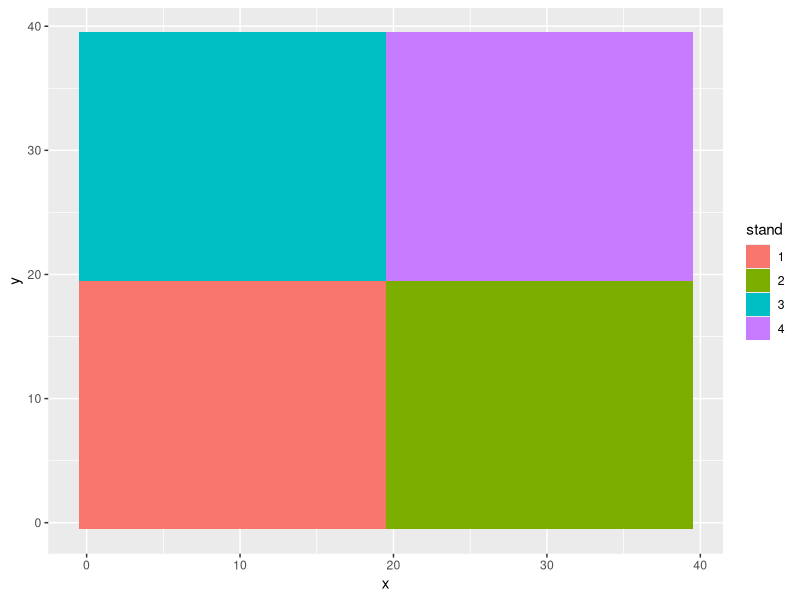
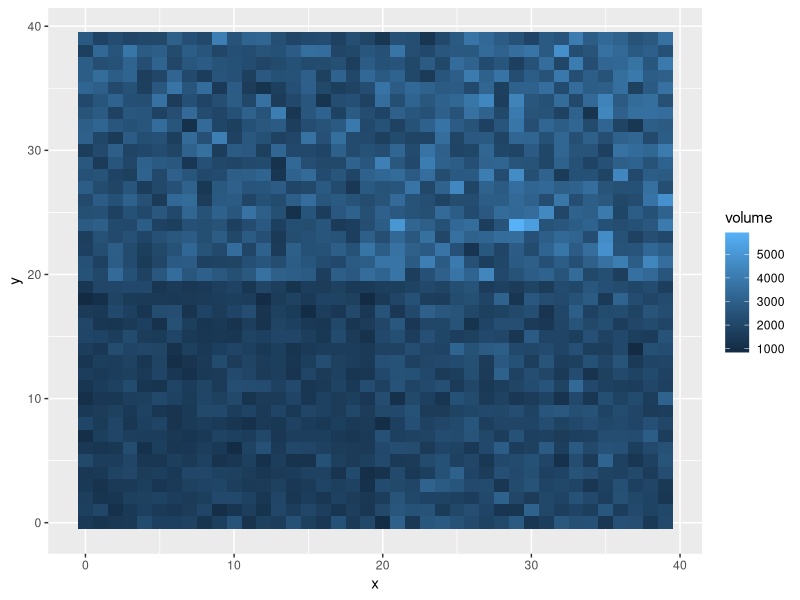
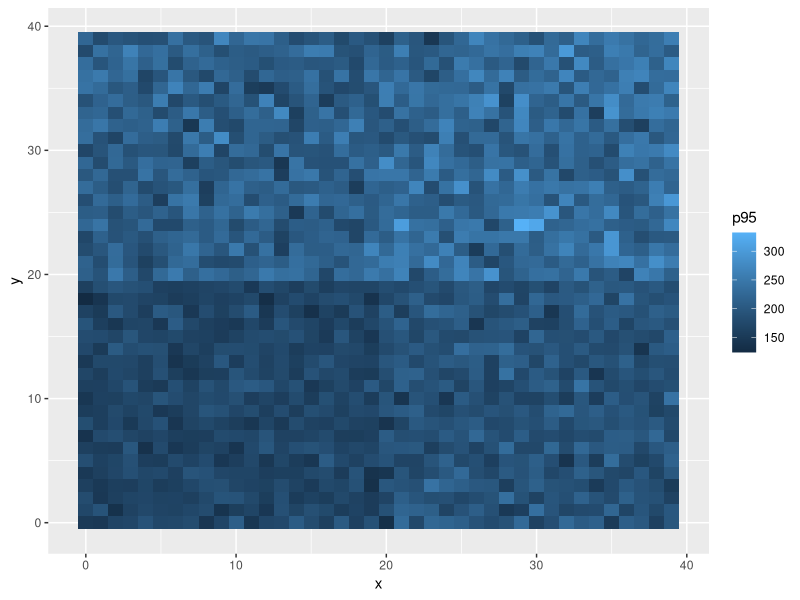
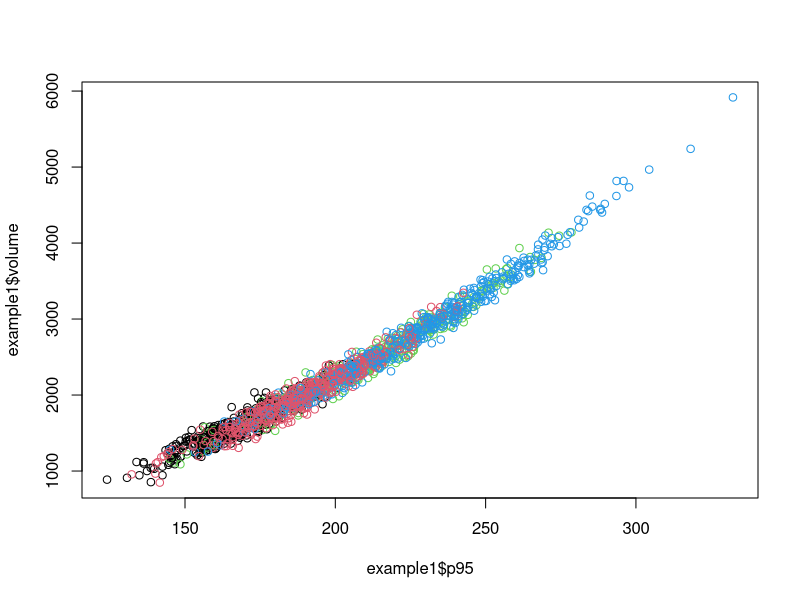
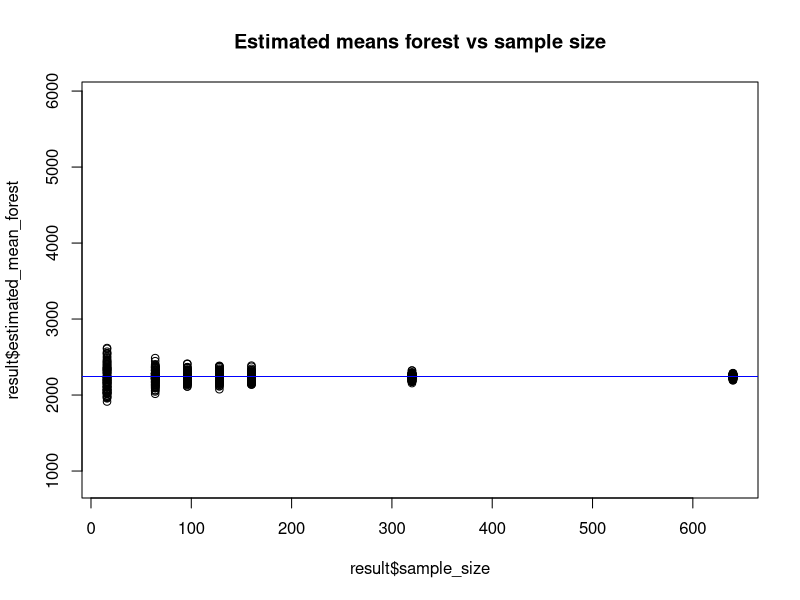
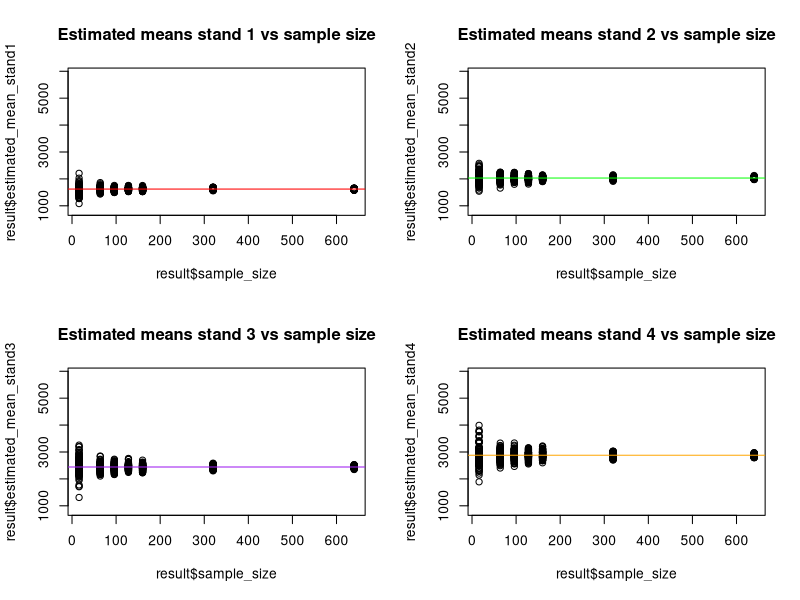
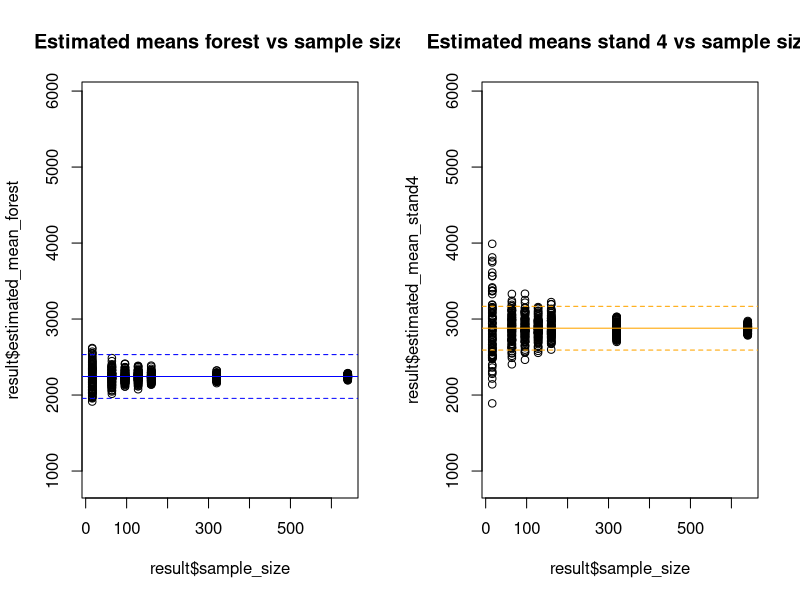
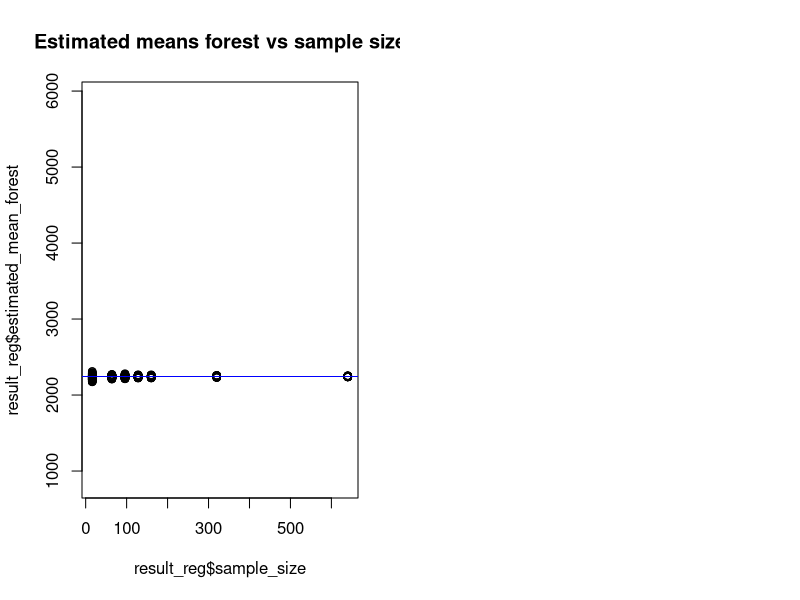

Recreate these plots in R, in order.
## ---- chunk 1
library(ggplot2)
example1 <- read.csv("example1.csv")

#PLACEHOLDER
# paste here



example1$stand <- factor(example1$stand)
ggplot(example1,aes(x=x,y=y,fill=stand)) + geom_tile()
ggplot(example1,aes(x=x,y=y,fill=volume)) + geom_tile()
ggplot(example1,aes(x=x,y=y,fill=p95)) + geom_tile()
plot(example1$p95,example1$volume,col=example1$stand)
## ---- chunk 2
true_mean_forest <- mean(example1$volume)
true_mean_stand1 <- mean(example1$volume[example1$stand==1])
true_mean_stand2 <- mean(example1$volume[example1$stand==2])
true_mean_stand3 <- mean(example1$volume[example1$stand==3])
true_mean_stand4 <- mean(example1$volume[example1$stand==4])
print("True mean")
true_mean_forest
print("True mean stand 1")
true_mean_stand1
print("True mean stand 2")
true_mean_stand2
print("True mean stand 3")
true_mean_stand3
print("True mean stand 4")
true_mean_stand4
range_volume <- range(example1$volume)

## ---- chunk 3
repeats <- 100
sample_sizes <- c(16, 64, 96, 128, 160, 320, 640 )
result <- data.frame(rep=c(),sample_size=c(),
                      estimated_mean_forest=c(),
                      estimated_mean_stand1 = c(),
                      estimated_mean_stand2 = c(),
                      estimated_mean_stand3 = c(),
                      estimated_mean_stand4=c())
cont <- 1
for(i in 1:repeats){
  for(j in sample_sizes){
    # get a sample of the indices of the data
    my_sample<- sample(dim(example1)[1],j,replace = FALSE)
    # subset the forest
    sampled_data <- example1[my_sample,]
    # store the rep and sample size
    result[cont,"rep"]<-i
    result[cont,"sample_size"]<-j
    # calculate the sample means for the forest and each stand
    result[cont,"estimated_mean_forest"]<-mean(sampled_data$volume)
    result[cont,"estimated_mean_stand1"]<-mean(sampled_data$volume[sampled_data$stand==1])
    result[cont,"estimated_mean_stand2"]<-mean(sampled_data$volume[sampled_data$stand==2])
    result[cont,"estimated_mean_stand3"]<-mean(sampled_data$volume[sampled_data$stand==3])
    result[cont,"estimated_mean_stand4"]<-mean(sampled_data$volume[sampled_data$stand==4])
    # pass to next iteration
    cont <- cont+1
  }
}
# Store the pre-calculated true values
result$true_mean_forest<-true_mean_forest
result$true_mean_stand1 <- true_mean_stand1
result$true_mean_stand2 <- true_mean_stand2 
result$true_mean_stand3 <- true_mean_stand3 
result$true_mean_stand4 <- true_mean_stand4

## ---- chunk 4

plot(result$sample_size,result$estimated_mean_forest,ylim=range_volume,
      main="Estimated means forest vs sample size")
abline(true_mean_forest,0,col="blue")
par(mfrow=c(2,2))
plot(result$sample_size,result$estimated_mean_stand1,ylim=range_volume,
      main="Estimated means stand 1 vs sample size")
abline(true_mean_stand1,0,col="red")
plot(result$sample_size,result$estimated_mean_stand2,ylim=range_volume,
      main="Estimated means stand 2 vs sample size")
abline(true_mean_stand2,0,col="green")
plot(result$sample_size,result$estimated_mean_stand3,ylim=range_volume,
      main="Estimated means stand 3 vs sample size")
abline(true_mean_stand3,0,col="purple")
plot(result$sample_size,result$estimated_mean_stand4,ylim=range_volume,
      main="Estimated means stand 4 vs sample size")
abline(true_mean_stand4,0,col="orange")

par(mfrow=c(1,2))
plot(result$sample_size,result$estimated_mean_forest,ylim=range_volume,
     main="Estimated means forest vs sample size")
abline(true_mean_forest,0,col="blue")
abline(true_mean_forest+0.1*true_mean_stand4,0,col="blue",lty=2)
abline(true_mean_forest-0.1*true_mean_stand4,0,col="blue",lty=2)
plot(result$sample_size,result$estimated_mean_stand4,ylim=range_volume,
      main="Estimated means stand 4 vs sample size")
abline(true_mean_stand4,0,col="orange")
abline(true_mean_stand4+0.1*true_mean_stand4,0,col="orange",lty=2)
abline(true_mean_stand4-0.1*true_mean_stand4,0,col="orange",lty=2)

## ---- chunk 5
repeats <- 100
sample_sizes <- c(16, 64, 96, 128, 160, 320, 640 )
result_reg <- data.frame(rep=c(),sample_size=c(),
                      estimated_mean_forest=c(),
                      estimated_mean_stand1 = c(),
                      estimated_mean_stand2 = c(),
                      estimated_mean_stand3 = c(),
                      estimated_mean_stand4=c())
cont <- 1
for(i in 1:repeats){
  for(j in sample_sizes){
    # get a sample of the indices of the data
    my_sample_reg<- sample(dim(example1)[1],j,replace = FALSE)
    # subset the forest and obtain the sample fit using OLS (lm function)
    sampled_data_reg <- example1[my_sample_reg,]
    model_forest <- lm(volume~p95,data = sampled_data_reg)
    # calculate the regression estimator
    media_reg_forest <- mean(predict(model_forest,example1)) + mean(model_forest$residuals)
    
    # now we will create subsamples for stands, obtain subsample fits for the stand and apply 
    # the regression estimator
    stand1 <- sampled_data_reg[sampled_data_reg$stand==1,]
    media_reg_stand1 <- try({
      model_stand1 <- lm(volume~p95, data=stand1)
      mean(predict(model_stand1,example1[example1$stand==1,]))+ mean(model_stand1$residuals)
    })
    if(inherits(media_reg_stand1,"try-error")){
      media_reg_stand1<-NA
    }
    # repeat for stand 2
    stand2 <- sampled_data_reg[sampled_data_reg$stand==2,]
    media_reg_stand2 <- try({
      model_stand2 <- lm(volume~p95, data=stand2)
      mean(predict(model_stand2,example1[example1$stand==2,])) + mean(model_stand2$residuals)
    })
    # bypass very low stand sample size
    if(inherits(media_reg_stand2,"try-error")){
      media_reg_stand2<-NA
    }
    # repeat for stand 3
    stand3 <- sampled_data_reg[sampled_data_reg$stand==3,]
    media_reg_stand3 <- try({
      model_stand3 <- lm(volume~p95, data=stand3)
      mean(predict(model_stand3,example1[example1$stand==3,])) + mean(model_stand3$residuals)
    })
    # bypass very low stand sample size
    if(inherits(media_reg_stand3,"try-error")){
      media_reg_stand3<-NA
    }
    
    # repeat for stand 4
    stand4 <- sampled_data_reg[sampled_data_reg$stand==4,]
    media_reg_stand4 <- try({
      model_stand4 <- lm(volume~p95, data=stand4)
      mean(predict(model_stand4,example1[example1$stand==4,])) + mean(model_stand4$residuals)
    })
    # bypass very low stand sample size
    if(inherits(media_reg_stand4,"try-error")){
      media_reg_stand4<-NA
    }
    
    
    
    stand2 <- sampled_data_reg[sampled_data_reg$stand==2,]
    stand3 <- sampled_data_reg[sampled_data_reg$stand==3,]
    stand4 <- sampled_data_reg[sampled_data_reg$stand==4,]
    # store the rep and sample size
    result_reg[cont,"rep"]<-i
    result_reg[cont,"sample_size"]<-j
    # calculate the sample means for the forest and each stand
    result_reg[cont,"estimated_mean_forest"]<-media_reg_forest
    result_reg[cont,"estimated_mean_stand1"]<-media_reg_stand1
    result_reg[cont,"estimated_mean_stand2"]<-media_reg_stand2
    result_reg[cont,"estimated_mean_stand3"]<-media_reg_stand3
    result_reg[cont,"estimated_mean_stand4"]<-media_reg_stand4
    # pass to next iteration
    cont <- cont+1
  }
}
# Store the pre-calculated true values
result_reg$true_mean_forest<-true_mean_forest
result_reg$true_mean_stand1 <- true_mean_stand1
result_reg$true_mean_stand2 <- true_mean_stand2 
result_reg$true_mean_stand3 <- true_mean_stand3 
result_reg$true_mean_stand4 <- true_mean_stand4
## ---- chunk 6
plot(result_reg$sample_size,result_reg$estimated_mean_forest,ylim=range_volume,
      main="Estimated means forest vs sample size")
abline(true_mean_forest,0,col="blue")
par(mfrow=c(2,2))
plot(result_reg$sample_size,result_reg$estimated_mean_stand1,ylim=range_volume,
      main="Estimated means stand 1 vs sample size")
abline(true_mean_stand1,0,col="red")
plot(result_reg$sample_size,result_reg$estimated_mean_stand2,ylim=range_volume,
      main="Estimated means stand 2 vs sample size")
abline(true_mean_stand2,0,col="green")
plot(result_reg$sample_size,result_reg$estimated_mean_stand3,ylim=range_volume,
      main="Estimated means stand 3 vs sample size")
abline(true_mean_stand3,0,col="purple")
plot(result_reg$sample_size,result_reg$estimated_mean_stand4,ylim=range_volume,
      main="Estimated means stand 4 vs sample size")
abline(true_mean_stand4,0,col="orange")

par(mfrow=c(1,2))
plot(result_reg$sample_size,result_reg$estimated_mean_forest,ylim=range_volume,
     main="Estimated means forest vs sample size")
abline(true_mean_forest,0,col="blue")
abline(true_mean_forest+0.1*true_mean_stand4,0,col="blue",lty=2)
abline(true_mean_forest-0.1*true_mean_stand4,0,col="blue",lty=2)
plot(result_reg$sample_size,result_reg$estimated_mean_stand4,ylim=range_volume,
      main="Estimated means stand 4 vs sample size")
abline(true_mean_stand4,0,col="orange")
abline(true_mean_stand4+0.1*true_mean_stand4,0,col="orange",lty=2)
abline(true_mean_stand4-0.1*true_mean_stand4,0,col="orange",lty=2)
## ---- chunk 7
par(mfrow=c(2,2))
plot(result_reg$sample_size,result_reg$estimated_mean_forest,ylim=range_volume,
     main="Regression estimator")
abline(true_mean_forest,0,col="blue")
abline(true_mean_forest+0.1*true_mean_forest,0,col="blue",lty=2)
abline(true_mean_forest-0.1*true_mean_forest,0,col="blue",lty=2)
plot(result$sample_size,result$estimated_mean_forest,ylim=range_volume,
     main="Sample mean")
abline(true_mean_forest+0.1*true_mean_forest,0,col="blue",lty=2)
abline(true_mean_forest-0.1*true_mean_forest,0,col="blue",lty=2)


plot(result_reg$sample_size,result_reg$estimated_mean_stand4,ylim=range_volume,
      main="Regression estimator")
abline(true_mean_stand4,0,col="orange")
abline(true_mean_stand4+0.1*true_mean_stand4,0,col="orange",lty=2)
abline(true_mean_stand4-0.1*true_mean_stand4,0,col="orange",lty=2)
plot(result_reg$sample_size,result_reg$estimated_mean_stand4,ylim=range_volume,
      main="Sample mean")
abline(true_mean_stand4,0,col="orange")
abline(true_mean_stand4+0.1*true_mean_stand4,0,col="orange",lty=2)
abline(true_mean_stand4-0.1*true_mean_stand4,0,col="orange",lty=2)
## ---- chunk 8
id <- 1:1600
x <- rep(0:39,each=40)
y <- rep(0:39,times=40)
stand <- (1+x%/%20) +2*(y%/%20)
p95 <- rnorm(1600,50,10+5*stand)
volume <- rnorm(1600,p95+0.05*p95^2+100*stand+50,60)
example1 <- data.frame(id=id,x=x,y=y,stand=stand,volume=volume, p95=p95)
## ---- chunk 9
example2 <- read.csv("example2.csv")
## ---- chunk 10
mean_vol_dist <- mean(25+6*example2$p95)
mean_vol_dist
plot(mean_vol_dist+c(-100:100)/10,
     dnorm(mean_vol_dist+c(-100:100)/10,
           mean=mean_vol_dist,
           130/sqrt(1600)),
     type="l",ylab="Probability density",xlab="Mean Volume")

## ---- chunk 11
par(mfrow=c(1,2))
plot(x=mean_vol_dist+c(-10000:10000)/10,xlim=c(0,600),
     y=dnorm(mean_vol_dist+c(-10000:10000)/10,
     mean=mean_vol_dist, 130),col="red",
     type="l",ylab="Probability density",xlab="Mean Volume",
     main="Single unit")
plot(x=mean_vol_dist+c(-10000:10000)/10,xlim=c(0,600),
     y=dnorm(mean_vol_dist+c(-10000:10000)/10,
     mean=mean_vol_dist, 130/sqrt(1600)),col="blue",
     type="l",ylab="Probability density",xlab="Mean Volume",
     main="Mean of all units")

## ---- chunk 12
example3 <- read.csv("example3.csv")
View(example3)
## ---- chunk 13
sampled <- example3[!is.na(example3$volume),]
unsampled <- example3[!is.na(example3$volume),]
## ---- chunk 14
model <- lm(volume~p95+I(p95^2),data=sampled)
summary(model)
sigma_e <- summary(model)$sigma
sigma_e
plot(model)
## ---- chunk 15
# The prediction for the mean in the forest is obtained using the coefficients of the model fitted with the sample
predicted<-mean(predict(model,example3))
predicted
## ---- chunk 16
repeats <- 1000
differences <- data.frame(rep=c(),
                      pred_mean_forest=c(),
                      pred_mean_stand1 = c(),
                      pred_mean_stand2 = c(),
                      pred_mean_stand3 = c(),
                      mean_stand4=c(),
                      diff_mean_forest=c(),
                      diff_mean_stand1 = c(),
                      diff_mean_stand2 = c(),
                      diff_mean_stand3 = c(),
                      diff_mean_stand4=c())

for(i in 1:repeats){
  # create a copy of sampled and unsampled
  sampled_i <- sampled
  unsampled_i <- unsampled
  
  # generate values of volume according to the model
  sampled_i$volume <- predict(model,sampled_i) + 
    rnorm(dim(sampled_i)[1],0,sigma_e)
  unsampled_i$volume <- predict(model,unsampled_i) + 
    rnorm(dim(unsampled_i)[1],0,sigma_e)
  
  # merge the data in a single data frame for convenience
  population_i <- rbind(sampled_i,unsampled_i)
  # repeat the process of fitting the model parameters and calculating 
  # the mean for the population using the model coefficients
  model_i <- lm(volume~p95,sampled_i)
  population_i$prediction <- predict(model_i,population_i)
  predicted_i <- mean(population_i$prediction)
  
  
  mean_forest_i <- mean(population_i$volume)
  mean_stand1_i <- mean(population_i[population_i$stand==1,"volume"])
  mean_stand2_i <- mean(population_i[population_i$stand==2,"volume"])
  mean_stand3_i <- mean(population_i[population_i$stand==3,"volume"])
  mean_stand4_i<- mean(population_i[population_i$stand==4,"volume"])
  
  pred_mean_forest_i <- mean(population_i$prediction)
  pred_mean_stand1_i <- mean(population_i[population_i$stand==1,"prediction"])
  pred_mean_stand2_i <- mean(population_i[population_i$stand==2,"prediction"])
  pred_mean_stand3_i <- mean(population_i[population_i$stand==3,"prediction"])
  pred_mean_stand4_i <- mean(population_i[population_i$stand==4,"prediction"])
  
  
  
  # store the rep and sample size
  result_reg[cont,"rep"]<-i
  #
  # Store the values of the mean for the forest (not the estimated mean)
  result_reg[i,"pred_mean_forest"]<-pred_mean_forest_i
  result_reg[i,"pred_mean_stand1"]<-pred_mean_stand1_i
  result_reg[i,"pred_mean_stand2"]<-pred_mean_stand2_i
  result_reg[i,"pred_mean_stand3"]<-pred_mean_stand3_i
  result_reg[i,"pred_mean_stand4"]<-pred_mean_stand4_i
  # calculate the sample means for the forest and each stand
  result_reg[i,"diff_mean_forest"]<-mean_forest_i-pred_mean_forest_i
  result_reg[i,"diff_mean_stand1"]<-mean_stand1_i-pred_mean_stand1_i
  result_reg[i,"diff_mean_stand2"]<-mean_stand2_i-pred_mean_stand2_i
  result_reg[i,"diff_mean_stand3"]<-mean_stand3_i-pred_mean_stand3_i
  result_reg[i,"diff_mean_stand4"]<-mean_stand4_i-pred_mean_stand4_i

}
## ---- chunk 17
hist(result_reg$diff_mean_forest)
hist(result_reg$diff_mean_stand1)
hist(result_reg$diff_mean_stand2)
hist(result_reg$diff_mean_stand3)
hist(result_reg$diff_mean_stand4)
## ---- chunk 18
hist(result_reg$pred_mean_forest)
hist(result_reg$pred_mean_forest)
hist(result_reg$pred_mean_forest)
hist(result_reg$pred_mean_forest)
hist(result_reg$pred_mean_forest)
## ---- chunk 19
id <- 1:1600
x <- rep(0:39,each=40)
y <- rep(0:39,times=40)
stand <- (1+x%/%20) +2*(y%/%20)
p95 <- rnorm(1600,50,10+5*stand)
# CHECK THIS LINE
volume <- rnorm(1600,p95+0.05*p95^2+100*stand+50,60)

example3 <- data.frame(id=id,x=x,y=y,stand=stand,volume=volume, p95=p95)
example3$volume <- ifelse(sample(1600,20)%in%example1$id,example1$volume,NA)
